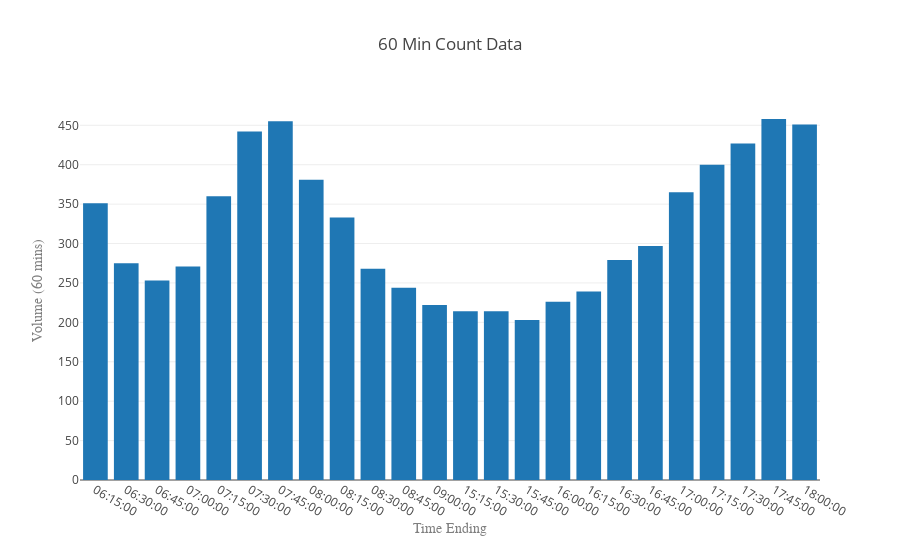

Write notebook code for a chart like this one.
### Code cell
df60f = reformat(counts).groupby(['intersection','end','vehicle class']).Count.sum().unstack()
plot_int('Beach & Beukes', 'passenger car')

### Figure 1 — Plotly figure (JSON) as saved in the notebook; plotly's stock layout.template omitted (floating-point values rounded to 4 significant figures)
{"data": [{"type": "bar", "uid": "4f35d541-ada8-4d16-841d-45fec0073ba4", "x": ["06:15:00", "06:30:00", "06:45:00", "07:00:00", "07:15:00", "07:30:00", "07:45:00", "08:00:00", "08:15:00", "08:30:00", "08:45:00", "09:00:00", "15:15:00", "15:30:00", "15:45:00", "16:00:00", "16:15:00", "16:30:00", "16:45:00", "17:00:00", "17:15:00", "17:30:00", "17:45:00", "18:00:00"], "y": [351, 275, 253, 271, 360, 442, 455, 381, 333, 268, 244, 222, 214, 214, 203, 226, 239, 279, 297, 365, 400, 427, 458, 451]}], "layout": {"title": {"text": "60 Min Count Data"}, "xaxis": {"title": {"font": {"color": "#7f7f7f", "family": "Courier New, monospace", "size": 14}, "text": "Time Ending"}}, "yaxis": {"title": {"font": {"color": "#7f7f7f", "family": "Courier New, monospace", "size": 14}, "text": "Volume (60 mins)"}}}}
